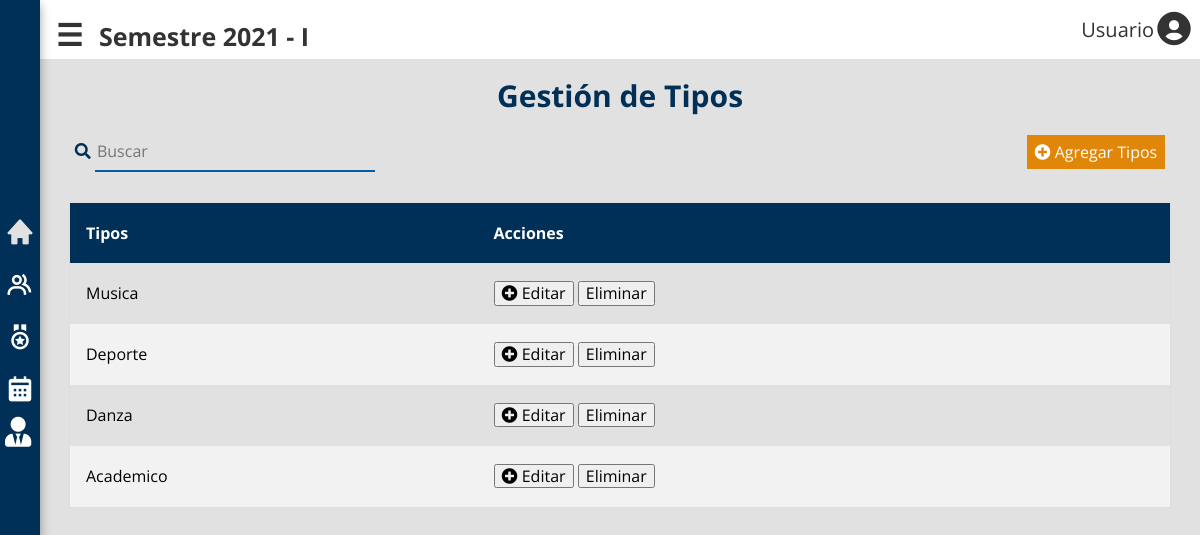
The page /tipos.php on the database its author committed.
### tables this page shows
CREATE TABLE `tipo_grupo` (
  `idTipoGrupo` int NOT NULL AUTO_INCREMENT,
  `nombre_tipo` varchar(45) NOT NULL,
  PRIMARY KEY (`idTipoGrupo`)
);

### includes/funciones.php (called while the page is built, shortened)
<?php
function incluirTemplate(string $nombre, bool $inicio = false)
{
    include TEMPLATES_URL . "/${nombre}.php";
}

### classes/TipoGrupo.php (called while the page is built, shortened)
<?php
class TipoGrupo
{
    protected static $db;
    public static function setDB($dataBase)
    {
        self::$db = $dataBase;
    }
    public static function all()
    {
        $query = "SELECT * FROM tipo_grupo";
        $resultado = self::consultarSQL($query);
        return $resultado;
    }
    public static function consultarSQL($query)
    {
        $resultado = self::$db->query($query);
        $array = [];
        while ($registro = $resultado->fetch_assoc()) {
            $array[] = self::crearObjeto($registro);
        }
        return $array;
    }
    protected static function crearObjeto($registro)
    {
        $objeto = new self;
        foreach ($registro as $key => $value) {
            if (property_exists($objeto, $key)) {
                $objeto->$key = $value;
            }
        }
        return $objeto;
    }
}

### tipos.php (the view, shortened to what this page needs)
<?php
$tipos = TipoGrupo::all();
incluirTemplate('barra');
?>
<div class="contenedor-grupos">
  <div class="titulo-grupos">
    <h2 class="no-margin">Gestión de Tipos</h2>
  </div>
  <div class="acciones-grupo">
    <div class="buscar">
      <i class="fas fa-search"></i>
      <input type="text" placeholder="Buscar">
    </div>
    <div class="nuevo-grupo">
      <button type="button" class="boton-grupo" id="boton-agregar-tipo" onclick="modal( 'modal-tipo', 'boton-agregar-tipo', 'close-tipo', 'nuevo tipo')">
        <i class="fas fa-plus-circle"></i> Agregar Tipos</button>
    </div>
  </div>
  <div class="contenedor-tabla tab-beneficio">
    <table>
      <tr>
        <thead>
          <tr>
            <th>Tipos</th>
            <th>Acciones</th>
          </tr>
        </thead>
        <?php foreach ($tipos as $tipo) :  ?>
      <tr>
        <td><?php echo $tipo->nombre_tipo; ?></td>
        <td>
          <form method="GET" target="frame">
            <button value="<?php echo $tipo->idTipoGrupo; ?>" type="button" class="boton-grupo" id="boton-actualizar-tipo" onclick="actualizarTipo(<?php echo $tipo->idTipoGrupo; ?>, 'modal-tipo', 'boton-actualizar-tipo', 'close-tipo')">
              <i class="fas fa-plus-circle"></i> Editar</button>
            <input type="submit" class="boton-rojo-block" value="Eliminar">
          </form>
        </td>
      </tr>
    <?php endforeach; ?>
    </table>
  </div>
</div>
</div>
</div>
<?php
incluirTemplate('cierre');

### includes/templates/barra.php (shortened to what this page needs)
<!DOCTYPE html>
<html lang="en">
<head>
    <link rel="stylesheet" href="./build/css/app.css">
    <link href='https://unpkg.com/boxicons@2.0.7/css/boxicons.min.css' rel='stylesheet'>
    <link rel="stylesheet" href="https://use.fontawesome.com/releases/v5.8.1/css/all.css">
</head>
<body>
    <div class="contenedor-todo">
        <div class="contenedor-barra ocultar" id="cont-barra">
            <nav class="navegacion ">
                <div class="items">
                    <a href="index.php" title="Tnicio"><i class='bx bxs-home' style='color:#e1e1e1'></i>Inicio</a>
                    <a href="grupos.php" title="Grupos"><i class='bx bx-group'></i>Grupos</a>
                    <a href="beneficios.php" title="Beneficios"><i class='bx bx-medal'></i> Beneficios</a>
                    <a href="eventos.php" title="Eventos"><i class='bx bxs-calendar'></i>Eventos</a>
                    <div class="item">
                        <a href="javascript:void(0)" class="administrador" onclick="mostrarAdmin()"><i class="fas fa-user-tie" title="Administrador"></i>Administrador</a>
                    </div>
                </div>
            </nav>
        </div>
        <div class="contenedor-principal" id="cont-prin">
            <div class="encabezado">
                <div class="semestre">
                    <button type="button" class="openbtn">☰</button>
                    <h2>Semestre 2021 - I</h2>
                </div>
                <div class="perfil" id="perfil">
                    <div>
                        <button id="boton-perfil" class="boton-perfil" type="button">Usuario<i class='bx bxs-user-circle'></i></button>
                    </div>
                </div>
            </div>

### includes/templates/cierre.php (shortened to what this page needs)
</body>
</html>

### build/css/app.css (style rules this page uses)
html { line-height:1.15;-webkit-text-size-adjust:100% }
body { margin:0 }
a { background-color:transparent }
button,input,optgroup,select,textarea { font-family:inherit;font-size:100%;line-height:1.15;margin:0 }
button,input { overflow:visible }
button,select { text-transform:none }
[type=button],[type=reset],[type=submit],button { -webkit-appearance:button }
html { font-size:62.5%;box-sizing:border-box }
*,:after,:before { box-sizing:inherit }
body { font-family:Open Sans,sans-serif;font-size:1.6rem;line-height:1.8 }
a { text-decoration:none }
h1,h2,h3 { font-family:Open Sans,sans-serif;margin:2.5rem 0;font-weight:300;text-align:center }
h2 { font-size:3.4rem }
.no-margin { margin:0 }
.contenedor-barra { background-color:#003057;z-index:1;color:#fff;box-shadow:0 4px 8px 0 rgba(0,0,0,.2),0 6px 12px 0 rgba(0,0,0,.19);width:20rem;transition:width .3s ease-in-out,opacity .5s linear,height .5s linear }
.ocultar { width:4rem }
.items a { color:#fff;margin-bottom:1rem;display:flex;padding:.5rem;font-size:1.8rem;overflow:hidden }
.items a i { padding-right:1rem;font-size:3rem;justify-content:center }
.items a:last-of-type { margin-bottom:0 }
.contenedor-todo { display:grid;grid-template-columns:0fr 5fr;height:100vh }
.contenedor-principal { background-color:#e1e1e1 }
.contenedor-principal .encabezado { display:flex;justify-content:space-between;align-items:center;background-color:#fff }
.contenedor-principal .encabezado .semestre { margin-left:1rem;display:flex;align-items:baseline;gap:1rem }
.contenedor-principal .encabezado .semestre .openbtn { background-color:#fff;color:#fff;font-weight:700;text-decoration:none;text-align:center;margin-top:1.66667rem;display:inline-block;border:none;font-size:3rem;color:#333 }
.contenedor-principal .encabezado .semestre h2 { font-size:2.5rem;color:#333;margin:0;font-weight:700 }
.perfil .boton-perfil { display:flex;font-size:2rem;border:none;background-color:transparent;cursor:pointer;align-items:center;color:#333 }
.perfil i { font-size:4rem }
:root { --primario:#0024a8;--secundario:#7f7481 }
.contenedor-tabla { height:49rem;display:flex;flex-direction:column;padding-top:3rem }
.contenedor-tabla table { border-collapse:collapse;border-spacing:0;width:95%;border:1px solid #ddd;margin:0 auto }
.contenedor-tabla table th { background-color:#003057;color:#fff }
.contenedor-tabla table td,.contenedor-tabla table th { text-align:left;padding:16px }
.contenedor-tabla table tr:nth-child(2n) { background-color:#f2f2f2 }
.contenedor-grupos .titulo-grupos h2 { text-align:center;font-weight:700;font-size:3rem;margin-top:1rem;margin-bottom:1rem;color:#003057 }
.contenedor-grupos .acciones-grupo { display:flex;justify-content:space-between;align-items:center;width:94%;margin:0 auto }
.contenedor-grupos .acciones-grupo .buscar input { height:3.9rem;width:28rem;border-top:0;border-left:0;border-right:0;border-color:#003057;background-color:transparent }
.contenedor-grupos .acciones-grupo .buscar i { color:#003057 }
.contenedor-grupos .acciones-grupo .nuevo-grupo { display:flex }
.contenedor-grupos .acciones-grupo .nuevo-grupo button { background:#e08709;color:#fff;cursor:pointer;margin-right:1rem;padding:.8rem;border:none;flex:4 }
.contenedor-grupos .acciones-grupo .nuevo-grupo button:last-of-type { margin-right:0 }
.contenedor-grupos .acciones-grupo .nuevo-grupo .boton-grupo { flex:4 }

### rows shown on the page
tipo_grupo: nombre_tipo "Musica", $tipo->idTipoGrupo 1 (drawn)
tipo_grupo: nombre_tipo "Deporte", $tipo->idTipoGrupo 2 (drawn)
tipo_grupo: nombre_tipo "Danza", $tipo->idTipoGrupo 3 (drawn)
tipo_grupo: nombre_tipo "Academico", $tipo->idTipoGrupo 4 (drawn)
